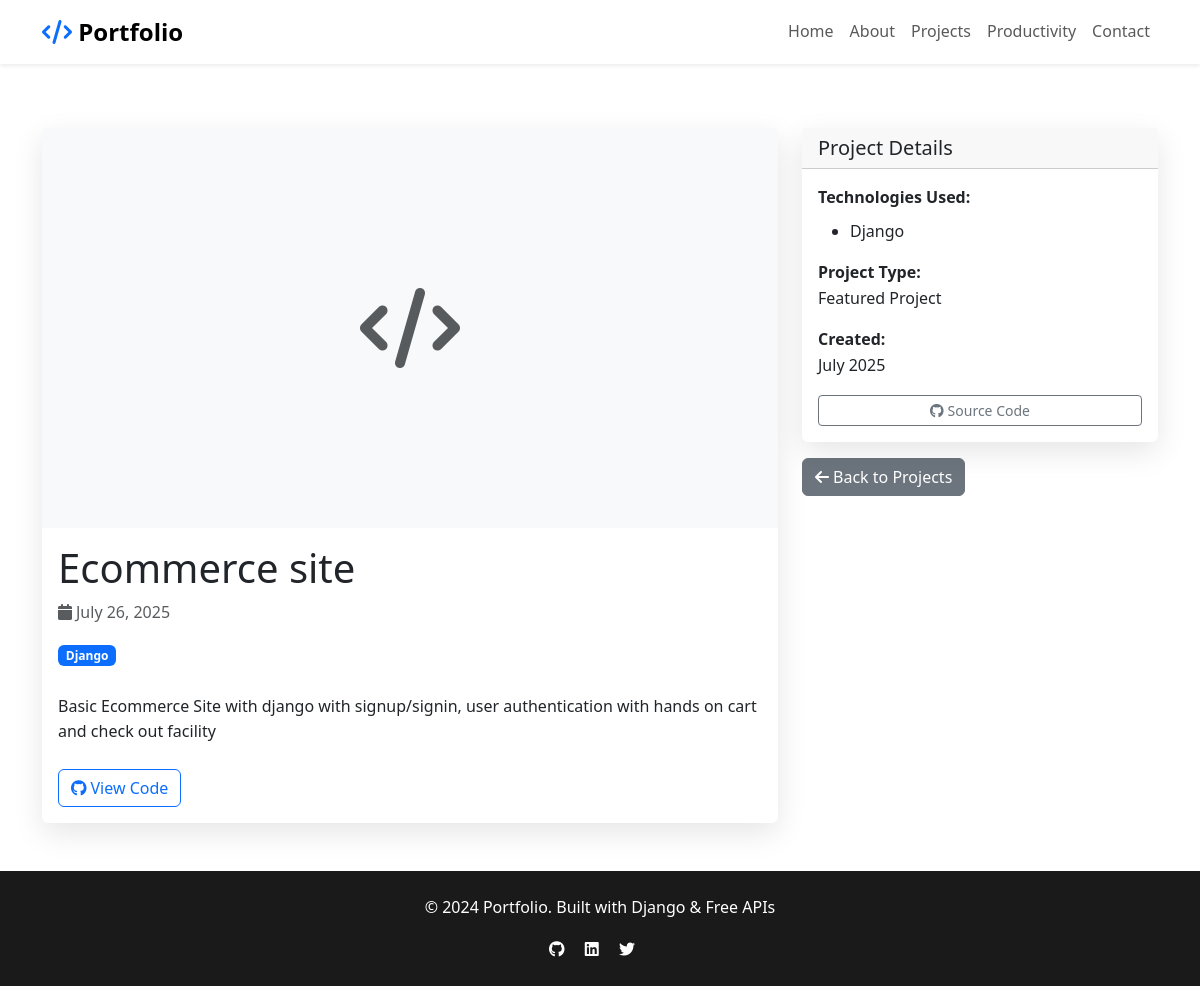
/projects/1/, run on the app's committed database.
### portfolioapp/models.py (models this page shows, shortened)
class Project(models.Model):
    title = models.CharField(max_length=200)
    description = models.TextField()
    image = models.ImageField(upload_to='projects/', blank=True)
    demo_url = models.URLField(blank=True)
    github_url = models.URLField(blank=True)
    technologies = models.ManyToManyField(Skill)
    featured = models.BooleanField(default=False)
    created_at = models.DateTimeField(auto_now_add=True)
    class Meta:
        ordering = ['-created_at']

class Skill(models.Model):
    name = models.CharField(max_length=100)
    proficiency = models.IntegerField(help_text="Proficiency level (1-100)")
    category = models.CharField(max_length=50, choices=[
        ('frontend', 'Frontend'),
        ('backend', 'Backend'),
        ('database', 'Database'),
        ('tools', 'Tools'),
        ('other', 'Other')
    ])

### portfolioapp/views.py (the view)
# urls.py: path('projects/<int:pk>/', views.project_detail, name='project_detail'),
def project_detail(request, pk):
    project = get_object_or_404(Project, pk=pk)
    return render(request, 'portfolioapp/project_detail.html', {'project': project})

### portfolioapp/templates/portfolioapp/project_detail.html (shortened to what this page needs)
{% extends 'base.html' %}
{% block content %}
<section class="py-5" style="margin-top: 80px;">
    <div class="container">
        <div class="row">
            <div class="col-lg-8">
                <div class="card">
                    {% if project.image %}
                        <img src="{{ project.image.url }}" class="card-img-top" alt="{{ project.title }}" style="height: 400px; object-fit: cover;">
                    {% else %}
                        <div class="card-img-top bg-light d-flex align-items-center justify-content-center" style="height: 400px;">
                            <i class="fas fa-code fa-5x text-muted"></i>
                        </div>
                    {% endif %}
                    <div class="card-body">
                        <h1 class="card-title">{{ project.title }}</h1>
                        <p class="text-muted mb-3">
                            <i class="fas fa-calendar me-1"></i>{{ project.created_at|date:"F d, Y" }}
                        </p>
                        <div class="mb-4">
                            {% for tech in project.technologies.all %}
                                <span class="badge bg-primary me-1 mb-1">{{ tech.name }}</span>
                            {% endfor %}
                        </div>
                        <div class="project-description">
                            {{ project.description|linebreaks }}
                        </div>
                        <div class="d-flex gap-3 mt-4">
                            {% if project.github_url %}
                                <a href="{{ project.github_url }}" class="btn btn-outline-primary" target="_blank">
                                    <i class="fab fa-github me-1"></i>View Code
                                </a>
                            {% endif %}
                        </div>
                    </div>
                </div>
            </div>
            <div class="col-lg-4">
                <div class="card">
                    <div class="card-header">
                        <h5 class="mb-0">Project Details</h5>
                    </div>
                    <div class="card-body">
                        <div class="mb-3">
                            <strong>Technologies Used:</strong>
                            <ul class="mt-2">
                                {% for tech in project.technologies.all %}
                                    <li>{{ tech.name }}</li>
                                {% empty %}
                                    <li class="text-muted">No technologies specified</li>
                                {% endfor %}
                            </ul>
                        </div>
                        <div class="mb-3">
                            <strong>Project Type:</strong>
                            <p class="mb-0">{% if project.featured %}Featured Project{% else %}Regular Project{% endif %}</p>
                        </div>
                        <div class="mb-3">
                            <strong>Created:</strong>
                            <p class="mb-0">{{ project.created_at|date:"F Y" }}</p>
                        </div>
                        {% if project.demo_url or project.github_url %}
                        <div class="d-grid gap-2">
                            {% if project.github_url %}
                                <a href="{{ project.github_url }}" class="btn btn-outline-secondary btn-sm" target="_blank">
                                    <i class="fab fa-github me-1"></i>Source Code
                                </a>
                            {% endif %}
                        </div>
                        {% endif %}
                    </div>
                </div>
                <div class="mt-3">
                    <a href="{% url 'portfolio:projects' %}" class="btn btn-secondary">
                        <i class="fas fa-arrow-left me-1"></i>Back to Projects
                    </a>
                </div>
            </div>
        </div>
    </div>
</section>
{% endblock %}

### portfolioapp/templates/base.html (style rules this page uses)
:root { --primary-color: #667eea; --secondary-color: #764ba2; --dark-color: #1a1a1a; --light-color: #f8f9fa; }
body { font-family: 'Segoe UI', Tahoma, Geneva, Verdana, sans-serif; line-height: 1.6; }
.card { border: none; box-shadow: 0 10px 30px rgba(0,0,0,0.1); transition: transform 0.3s ease; }

### data on the page
Project: title "Ecommerce site", created_at "July 26, 2025", description "Basic Ecommerce Site with django with signup/signin, user authentication with hands on cart and check out facility", created_at "July 2025"
Skill: name "Django"
